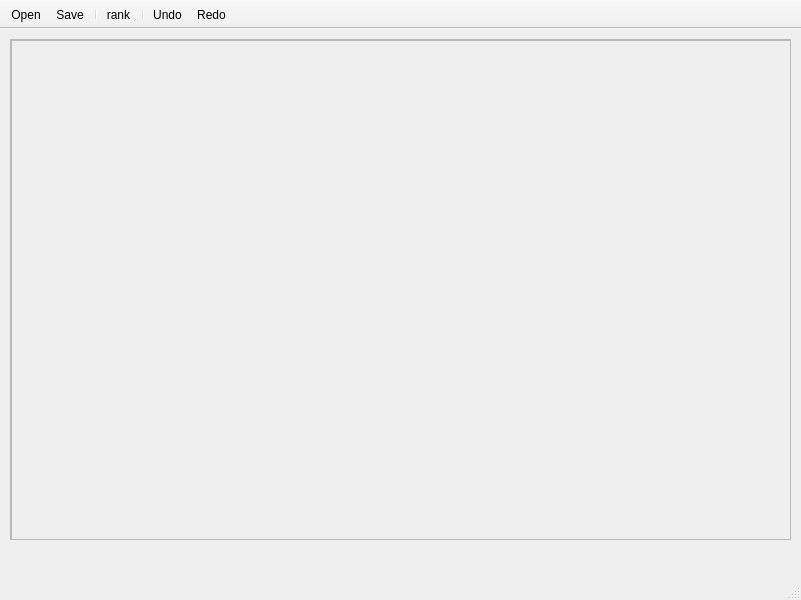
<?xml version="1.0" encoding="UTF-8"?>
<ui version="4.0">
 <class>MainWindow</class>
 <widget class="QMainWindow" name="MainWindow">
  <property name="geometry">
   <rect>
    <x>0</x>
    <y>0</y>
    <width>801</width>
    <height>600</height>
   </rect>
  </property>
  <property name="windowTitle">
   <string>Graph Simulacra</string>
  </property>
  <property name="windowIcon">
   <iconset>
    <normaloff>icons8-quill-with-ink-48.png</normaloff>icons8-quill-with-ink-48.png</iconset>
  </property>
  <widget class="QWidget" name="centralwidget">
   <widget class="QScrollArea" name="scrollArea">
    <property name="geometry">
     <rect>
      <x>10</x>
      <y>10</y>
      <width>781</width>
      <height>501</height>
     </rect>
    </property>
    <property name="widgetResizable">
     <bool>true</bool>
    </property>
    <widget class="QWidget" name="scrollAreaWidgetContents">
     <property name="geometry">
      <rect>
       <x>0</x>
       <y>0</y>
       <width>779</width>
       <height>499</height>
      </rect>
     </property>
     <widget class="QScrollArea" name="scrollArea_4">
      <property name="geometry">
       <rect>
        <x>0</x>
        <y>0</y>
        <width>781</width>
        <height>501</height>
       </rect>
      </property>
      <property name="widgetResizable">
       <bool>true</bool>
      </property>
      <widget class="QWidget" name="scrollAreaWidgetContents_4">
       <property name="geometry">
        <rect>
         <x>0</x>
         <y>0</y>
         <width>779</width>
         <height>499</height>
        </rect>
       </property>
      </widget>
     </widget>
    </widget>
   </widget>
  </widget>
  <widget class="QStatusBar" name="statusbar"/>
  <widget class="QToolBar" name="toolBar">
   <property name="windowTitle">
    <string>toolBar</string>
   </property>
   <property name="autoFillBackground">
    <bool>false</bool>
   </property>
   <property name="movable">
    <bool>false</bool>
   </property>
   <property name="iconSize">
    <size>
     <width>40</width>
     <height>40</height>
    </size>
   </property>
   <attribute name="toolBarArea">
    <enum>TopToolBarArea</enum>
   </attribute>
   <attribute name="toolBarBreak">
    <bool>false</bool>
   </attribute>
   <addaction name="actionOpen"/>
   <addaction name="actionSave"/>
   <addaction name="separator"/>
   <addaction name="actionRank"/>
   <addaction name="separator"/>
   <addaction name="actionUndo"/>
   <addaction name="actionRedo"/>
  </widget>
  <action name="actionOpen">
   <property name="icon">
    <iconset>
     <normaloff>icons8-plus-48.png</normaloff>icons8-plus-48.png</iconset>
   </property>
   <property name="text">
    <string>Open</string>
   </property>
  </action>
  <action name="actionSave">
   <property name="icon">
    <iconset>
     <normaloff>icons8-save-48.png</normaloff>icons8-save-48.png</iconset>
   </property>
   <property name="text">
    <string>Save</string>
   </property>
  </action>
  <action name="actionRank">
   <property name="icon">
    <iconset>
     <normaloff>icons8-reversed-numerical-sorting-48.png</normaloff>icons8-reversed-numerical-sorting-48.png</iconset>
   </property>
   <property name="text">
    <string>rank</string>
   </property>
   <property name="toolTip">
    <string>&lt;html&gt;&lt;head/&gt;&lt;body&gt;&lt;p&gt;Re-generate the graph with ranks&lt;/p&gt;&lt;/body&gt;&lt;/html&gt;</string>
   </property>
  </action>
  <action name="actionUndo">
   <property name="icon">
    <iconset>
     <normaloff>icons8-undo-48.png</normaloff>icons8-undo-48.png</iconset>
   </property>
   <property name="text">
    <string>Undo</string>
   </property>
  </action>
  <action name="actionRedo">
   <property name="icon">
    <iconset>
     <normaloff>icons8-redo-48.png</normaloff>icons8-redo-48.png</iconset>
   </property>
   <property name="text">
    <string>Redo</string>
   </property>
  </action>
 </widget>
 <resources/>
 <connections/>
</ui>
